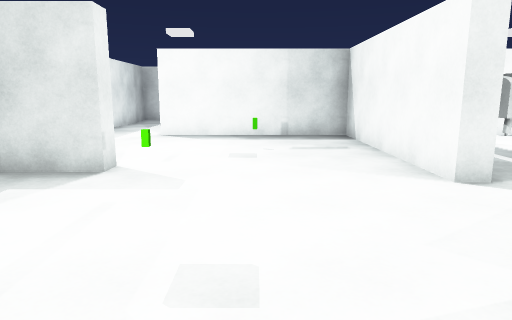
[1] (above)

24 first-person views from a walk through a 3-D level made in the Unity game engine. The camera is 1.4 m above the floor, tilts 10° down and sees 70° across. The floor is counted in squares, 1.2 m on a side. Each view is taken from the middle of a square. On the plan, view 1 faces up. The plan holds only what a view shows up to about 14 squares ahead; the rest is blank. The player is left out.

[2]
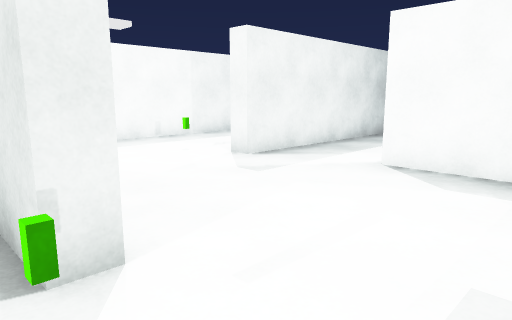

[3]
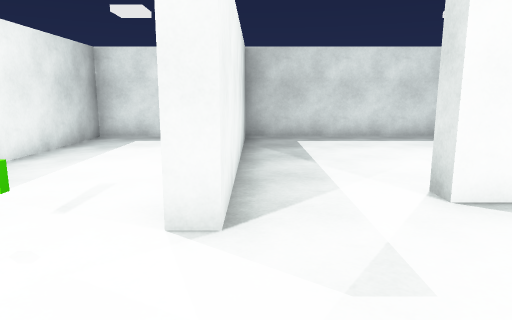

[4]
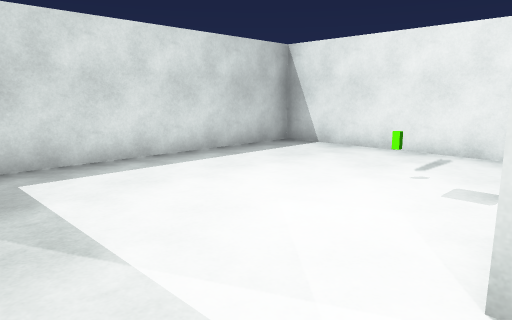

[5]
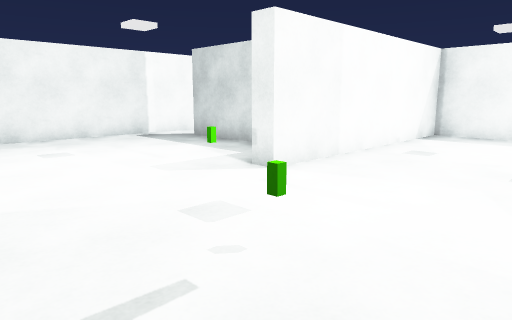

[6]
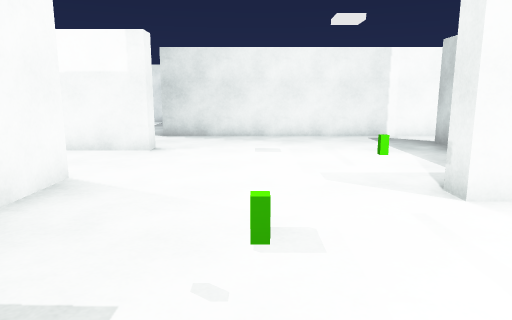

[7]
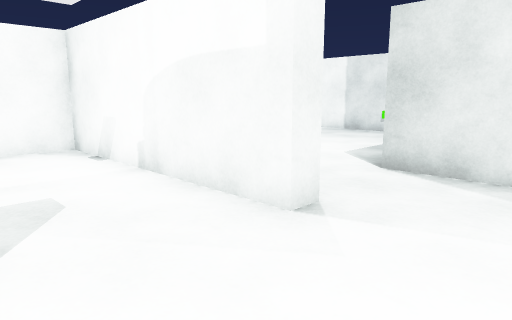

[8]
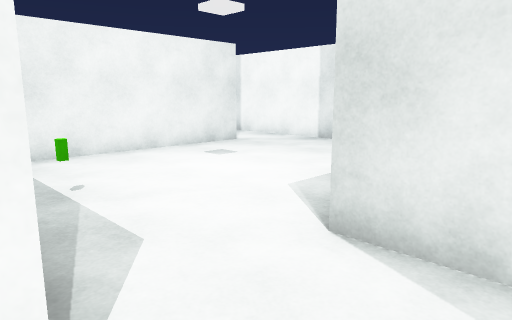

[9]
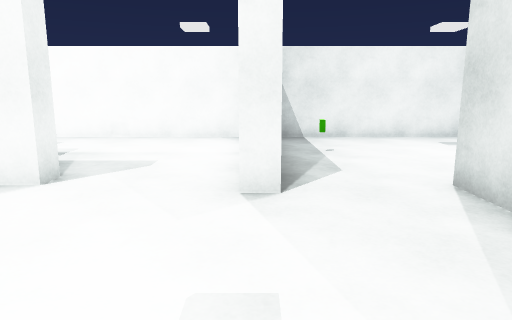

[10]
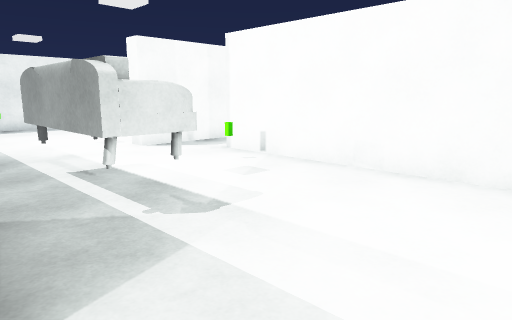

[11]
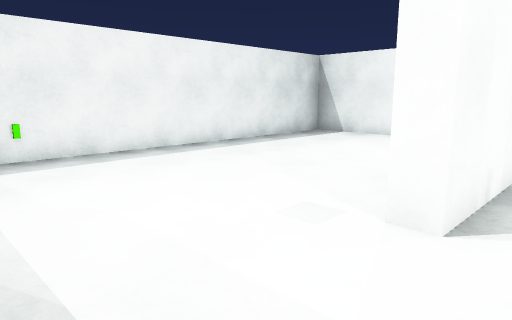

[12]
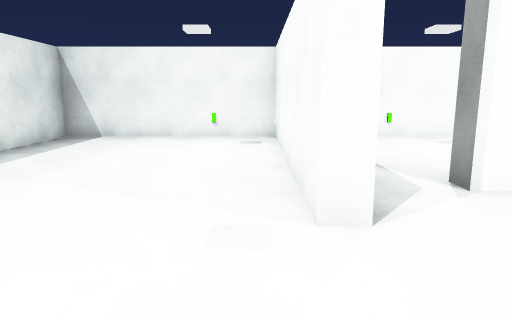

[13]
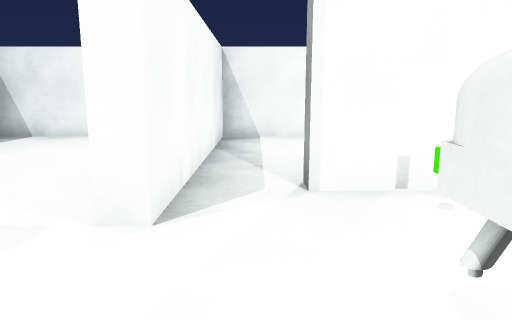

[14]
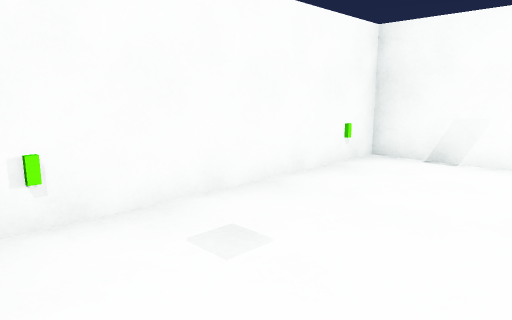

[15]
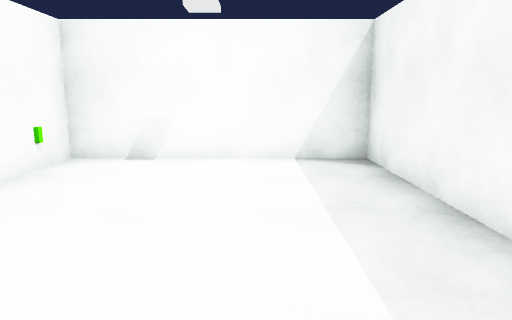

[16]
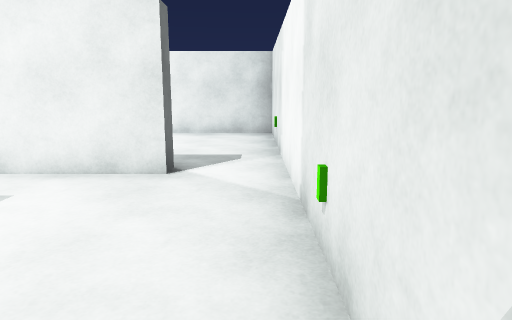

[17]
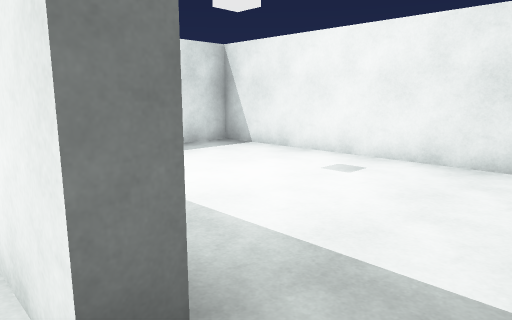

[18]
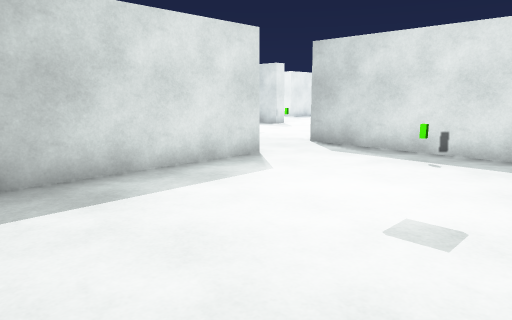

[19]
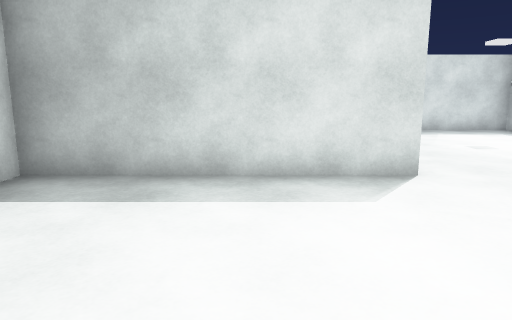

[20]
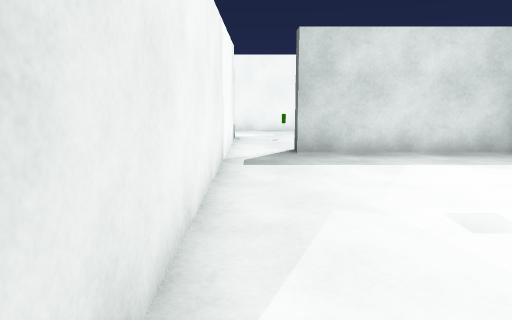

[21]
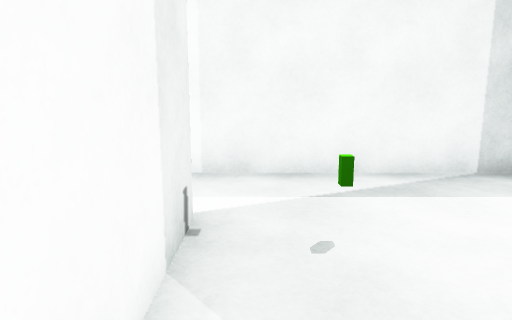

[22]
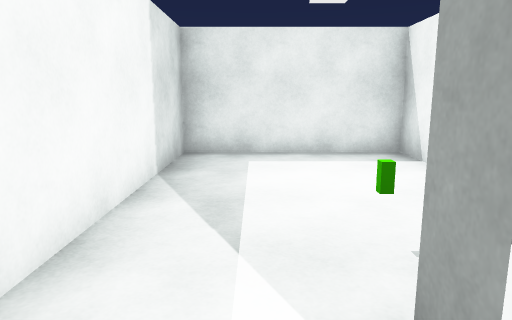

[23]
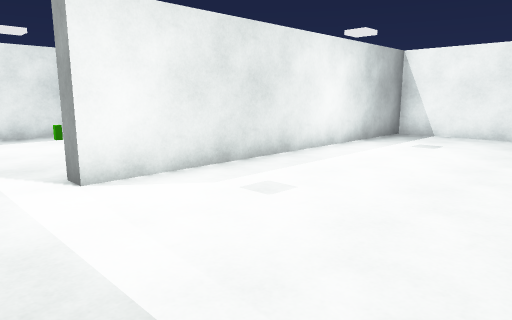

[24]
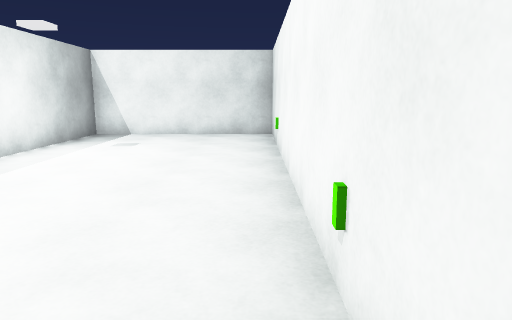

### Floor plan
Ten units are one square. View 1 is at (0, 0); x grows to the right and y downward. Boxes are objects, and circles mark ways between rooms. Rooms are numbered by the first view taken in them; rooms with no view inside come last. Other rooms are left out.
<svg viewBox="-100 -180 250 251">
<path fill="none" stroke="#000" d="M27 -124 27 -175 -53 -175 -53 -101 -59 -101M32 -48 27 -48 27 -109 -28 -109 -28 -115M23 -17 23 -22 35 -22M-76 -175 -95 -175 -95 -61 -23 -61 -23 -55 -45 -55 -45 -9M-45 6 15 6M84 -109 72 -109 72 -114 145 -114 145 -175 52 -175M35 -22 84 -22 84 -93M89 -61 89 -22 145 -22 145 -109 84 -109M84 -93 90 -93M15 6 27 6 27 65 86 65M68 -17 23 -17M84 47 84 -14M-84 65 19 65M23 66 23 11 -73 11 -73 6M90 47 84 47M86 65 145 65 145 -17 131 -17M-73 6 -45 6M-45 -9 -50 -9M-50 -42 -50 -55 -95 -55 -95 10"/>
<rect x="-75" y="-105" width="10" height="10" fill="#bbb"><title>green block</title></rect>
<rect x="-25" y="-55" width="10" height="10" fill="#bbb"><title>green block</title></rect>
<rect x="-5" y="-85" width="10" height="10" fill="#bbb"><title>green block</title></rect>
<rect x="-5" y="-135" width="10" height="10" fill="#bbb"><title>green block</title></rect>
<rect x="45" y="-95" width="10" height="30" fill="#bbb"><title>other object</title></rect>
<rect x="55" y="-175" width="10" height="10" fill="#bbb"><title>other object</title></rect>
<rect x="65" y="-85" width="10" height="10" fill="#bbb"><title>green block</title></rect>
<rect x="135" y="-135" width="10" height="10" fill="#bbb"><title>other object</title></rect>
<rect x="135" y="-35" width="10" height="10" fill="#bbb"><title>green block</title></rect>
<rect x="135" y="-85" width="10" height="10" fill="#bbb"><title>green block</title></rect>
<rect x="55" y="55" width="10" height="10" fill="#bbb"><title>green block</title></rect>
<rect x="55" y="-15" width="10" height="10" fill="#bbb"><title>green block</title></rect>
<rect x="-75" y="55" width="10" height="10" fill="#bbb"><title>green block</title></rect>
<rect x="-15" y="55" width="10" height="10" fill="#bbb"><title>other object</title></rect>
<rect x="115" y="55" width="10" height="10" fill="#bbb"><title>other object</title></rect>
<rect x="-75" y="-15" width="10" height="10" fill="#bbb"><title>green block</title></rect>
<circle cx="30" cy="-35" r="3" fill="#2a7"/>
<circle cx="25" cy="-5" r="3" fill="#2a7"/>
<circle cx="-50" cy="0" r="3" fill="#2a7"/>
<circle cx="90" cy="-100" r="3" fill="#2a7"/>
<circle cx="90" cy="55" r="3" fill="#2a7"/>
<circle cx="-85" cy="10" r="3" fill="#2a7"/>
<text x="-30" y="-90">1</text>
<text x="80" y="-120">2</text>
<text x="120" y="-70">3</text>
<text x="50" y="20">4</text>
<text x="-40" y="40">5</text>
<text x="120" y="30">6</text>
<text x="-70" y="-20">7</text>
</svg>
Room 1 opens to room 2. Room 1 opens to room 4. Room 1 opens to room 7. Room 2 opens to room 3. Room 4 opens to room 6. Room 5 opens to room 7.

Where each view was taken, in squares from view 1:
view 1: 0 up, 0 right, facing up
view 2: 5 up, 0 right, facing up-left
view 3: 7 up, 5 left, facing up
view 4: 11 up, 5 left, facing up-right
view 5: 10 up, 2 right, facing down-left
view 6: 10 up, 0 right, facing down
view 7: 5 up, 0 right, facing down-right
view 8: 2 up, 1 right, facing down-right
view 9: 2 up, 2 left, facing right
view 10: 3 up, 3 right, facing up-right
view 11: 10 up, 4 right, facing up-right
view 12: 12 up, 4 right, facing right
view 13: 10 up, 4 right, facing right
view 14: 9 up, 11 right, facing down-right
view 15: 9 up, 11 right, facing down
view 16: 6 down, 3 right, facing right
view 17: 6 down, 8 right, facing up-right
view 18: 6 down, 8 right, facing up-left
view 19: 3 down, 8 right, facing left
view 20: 0 up, 3 right, facing left
view 21: 0 up, 4 left, facing left
view 22: 2 down, 8 left, facing up
view 23: 6 down, 9 left, facing up-right
view 24: 6 down, 9 left, facing right
